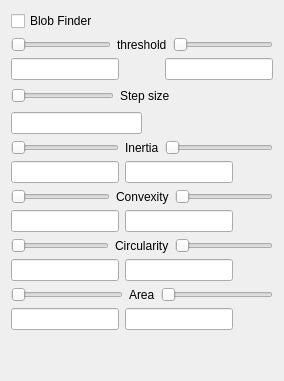
              <widget class="QWidget" name="tab">
               <attribute name="title">
                <string>Page</string>
               </attribute>
               <layout class="QVBoxLayout" name="verticalLayout_2">
                <item>
                 <layout class="QHBoxLayout" name="horizontalLayout_2">
                  <item>
                   <widget class="QCheckBox" name="checkBox_blob">
                    <property name="text">
                     <string>Blob Finder</string>
                    </property>
                   </widget>
                  </item>
                 </layout>
                </item>
                <item>
                 <layout class="QHBoxLayout" name="horizontalLayout_15">
                  <item>
                   <widget class="QSlider" name="slider_t_min">
                    <property name="minimum">
                     <number>1</number>
                    </property>
                    <property name="orientation">
                     <enum>Qt::Horizontal</enum>
                    </property>
                   </widget>
                  </item>
                  <item>
                   <widget class="QLabel" name="label_70">
                    <property name="text">
                     <string>threshold</string>
                    </property>
                   </widget>
                  </item>
                  <item>
                   <widget class="QSlider" name="slider_t_max">
                    <property name="maximum">
                     <number>400</number>
                    </property>
                    <property name="orientation">
                     <enum>Qt::Horizontal</enum>
                    </property>
                   </widget>
                  </item>
                 </layout>
                </item>
                <item>
                 <layout class="QHBoxLayout" name="horizontalLayout_6">
                  <item>
                   <widget class="QLineEdit" name="lineEdit_threshold_min"/>
                  </item>
                  <item>
                   <spacer name="horizontalSpacer_21">
                    <property name="orientation">
                     <enum>Qt::Horizontal</enum>
                    </property>
                    <property name="sizeHint" stdset="0">
                     <size>
                      <width>40</width>
                      <height>20</height>
                     </size>
                    </property>
                   </spacer>
                  </item>
                  <item>
                   <widget class="QLineEdit" name="lineEdit_threshold_max"/>
                  </item>
                 </layout>
                </item>
                <item>
                 <layout class="QHBoxLayout" name="horizontalLayout_28">
                  <item>
                   <widget class="QSlider" name="slider_t_ss">
                    <property name="minimum">
                     <number>1</number>
                    </property>
                    <property name="orientation">
                     <enum>Qt::Horizontal</enum>
                    </property>
                   </widget>
                  </item>
                  <item>
                   <widget class="QLabel" name="label_75">
                    <property name="text">
                     <string>Step size</string>
                    </property>
                   </widget>
                  </item>
                  <item>
                   <spacer name="horizontalSpacer_20">
                    <property name="orientation">
                     <enum>Qt::Horizontal</enum>
                    </property>
                    <property name="sizeHint" stdset="0">
                     <size>
                      <width>40</width>
                      <height>20</height>
                     </size>
                    </property>
                   </spacer>
                  </item>
                 </layout>
                </item>
                <item>
                 <layout class="QHBoxLayout" name="horizontalLayout_16">
                  <item>
                   <widget class="QLineEdit" name="lineEdit_tss"/>
                  </item>
                  <item>
                   <spacer name="horizontalSpacer_22">
                    <property name="orientation">
                     <enum>Qt::Horizontal</enum>
                    </property>
                    <property name="sizeHint" stdset="0">
                     <size>
                      <width>40</width>
                      <height>20</height>
                     </size>
                    </property>
                   </spacer>
                  </item>
                 </layout>
                </item>
                <item>
                 <layout class="QHBoxLayout" name="horizontalLayout_7">
                  <item>
                   <widget class="QSlider" name="slider_inertia_min">
                    <property name="minimum">
                     <number>1</number>
                    </property>
                    <property name="orientation">
                     <enum>Qt::Horizontal</enum>
                    </property>
                   </widget>
                  </item>
                  <item>
                   <widget class="QLabel" name="label_74">
                    <property name="text">
                     <string>Inertia</string>
                    </property>
                   </widget>
                  </item>
                  <item>
                   <widget class="QSlider" name="slider_inertia_max">
                    <property name="orientation">
                     <enum>Qt::Horizontal</enum>
                    </property>
                   </widget>
                  </item>
                 </layout>
                </item>
                <item>
                 <layout class="QHBoxLayout" name="horizontalLayout_17">
                  <item>
                   <widget class="QLineEdit" name="lineEdit_inertia_min"/>
                  </item>
                  <item>
                   <widget class="QLineEdit" name="lineEdit_inertia_max"/>
                  </item>
                  <item>
                   <spacer name="horizontalSpacer_23">
                    <property name="orientation">
                     <enum>Qt::Horizontal</enum>
                    </property>
                    <property name="sizeHint" stdset="0">
                     <size>
                      <width>40</width>
                      <height>20</height>
                     </size>
                    </property>
                   </spacer>
                  </item>
                 </layout>
                </item>
                <item>
                 <layout class="QHBoxLayout" name="horizontalLayout_13">
                  <item>
                   <widget class="QSlider" name="slider_convex_min">
                    <property name="minimum">
                     <number>1</number>
                    </property>
                    <property name="orientation">
                     <enum>Qt::Horizontal</enum>
                    </property>
                   </widget>
                  </item>
                  <item>
                   <widget class="QLabel" name="label_73">
                    <property name="text">
                     <string>Convexity</string>
                    </property>
                   </widget>
                  </item>
                  <item>
                   <widget class="QSlider" name="slider_convex_max">
                    <property name="orientation">
                     <enum>Qt::Horizontal</enum>
                    </property>
                   </widget>
                  </item>
                 </layout>
                </item>
                <item>
                 <layout class="QHBoxLayout" name="horizontalLayout_18">
                  <item>
                   <widget class="QLineEdit" name="lineEdit_convex_min"/>
                  </item>
                  <item>
                   <widget class="QLineEdit" name="lineEdit_convex_max"/>
                  </item>
                  <item>
                   <spacer name="horizontalSpacer_24">
                    <property name="orientation">
                     <enum>Qt::Horizontal</enum>
                    </property>
                    <property name="sizeHint" stdset="0">
                     <size>
                      <width>40</width>
                      <height>20</height>
                     </size>
                    </property>
                   </spacer>
                  </item>
                 </layout>
                </item>
                <item>
                 <layout class="QHBoxLayout" name="horizontalLayout_12">
                  <item>
                   <widget class="QSlider" name="slider_circ_min">
                    <property name="minimum">
                     <number>1</number>
                    </property>
                    <property name="orientation">
                     <enum>Qt::Horizontal</enum>
                    </property>
                   </widget>
                  </item>
                  <item>
                   <widget class="QLabel" name="label_72">
                    <property name="text">
                     <string>Circularity</string>
                    </property>
                   </widget>
                  </item>
                  <item>
                   <widget class="QSlider" name="slider_circ_max">
                    <property name="orientation">
                     <enum>Qt::Horizontal</enum>
                    </property>
                   </widget>
                  </item>
                 </layout>
                </item>
                <item>
                 <layout class="QHBoxLayout" name="horizontalLayout_19">
                  <item>
                   <widget class="QLineEdit" name="lineEdit_circ_min"/>
                  </item>
                  <item>
                   <widget class="QLineEdit" name="lineEdit_circ_max"/>
                  </item>
                  <item>
                   <spacer name="horizontalSpacer_25">
                    <property name="orientation">
                     <enum>Qt::Horizontal</enum>
                    </property>
                    <property name="sizeHint" stdset="0">
                     <size>
                      <width>40</width>
                      <height>20</height>
                     </size>
                    </property>
                   </spacer>
                  </item>
                 </layout>
                </item>
                <item>
                 <layout class="QHBoxLayout" name="horizontalLayout_14">
                  <item>
                   <widget class="QSlider" name="slider_area_min">
                    <property name="minimum">
                     <number>1</number>
                    </property>
                    <property name="orientation">
                     <enum>Qt::Horizontal</enum>
                    </property>
                   </widget>
                  </item>
                  <item>
                   <widget class="QLabel" name="label_71">
                    <property name="text">
                     <string>Area</string>
                    </property>
                   </widget>
                  </item>
                  <item>
                   <widget class="QSlider" name="slider_area_max">
                    <property name="maximum">
                     <number>1200</number>
                    </property>
                    <property name="orientation">
                     <enum>Qt::Horizontal</enum>
                    </property>
                   </widget>
                  </item>
                 </layout>
                </item>
                <item>
                 <layout class="QHBoxLayout" name="horizontalLayout_22">
                  <item>
                   <widget class="QLineEdit" name="lineEdit_area_min"/>
                  </item>
                  <item>
                   <widget class="QLineEdit" name="lineEdit_area_max"/>
                  </item>
                  <item>
                   <spacer name="horizontalSpacer_26">
                    <property name="orientation">
                     <enum>Qt::Horizontal</enum>
                    </property>
                    <property name="sizeHint" stdset="0">
                     <size>
                      <width>40</width>
                      <height>20</height>
                     </size>
                    </property>
                   </spacer>
                  </item>
                 </layout>
                </item>
                <item>
                 <spacer name="verticalSpacer">
                  <property name="orientation">
                   <enum>Qt::Vertical</enum>
                  </property>
                  <property name="sizeHint" stdset="0">
                   <size>
                    <width>20</width>
                    <height>40</height>
                   </size>
                  </property>
                 </spacer>
                </item>
               </layout>
              </widget>
